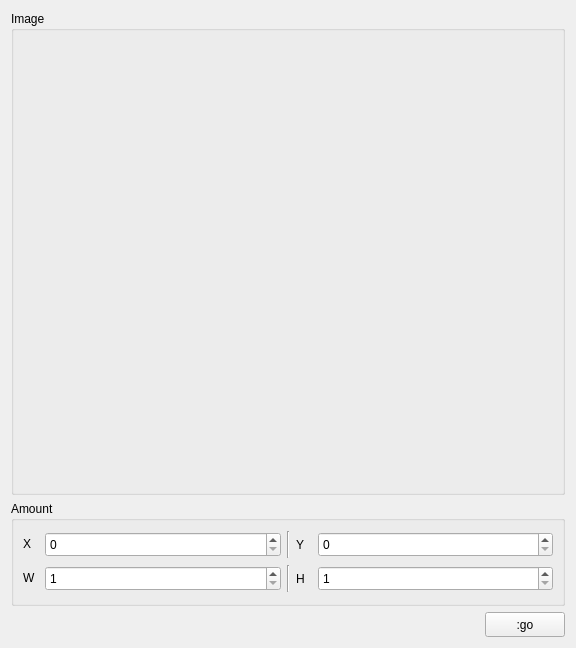
<?xml version="1.0" encoding="UTF-8"?>
<ui version="4.0">
 <class>FormCrop</class>
 <widget class="QWidget" name="FormCrop">
  <property name="geometry">
   <rect>
    <x>0</x>
    <y>0</y>
    <width>572</width>
    <height>644</height>
   </rect>
  </property>
  <property name="windowTitle">
   <string>Crop</string>
  </property>
  <layout class="QGridLayout" name="gridLayout_2">
   <item row="0" column="0" colspan="2">
    <widget class="QGroupBox" name="groupBox">
     <property name="minimumSize">
      <size>
       <width>554</width>
       <height>484</height>
      </size>
     </property>
     <property name="title">
      <string>Image</string>
     </property>
    </widget>
   </item>
   <item row="1" column="0" colspan="2">
    <widget class="QGroupBox" name="groupBox_2">
     <property name="minimumSize">
      <size>
       <width>0</width>
       <height>105</height>
      </size>
     </property>
     <property name="maximumSize">
      <size>
       <width>16777215</width>
       <height>105</height>
      </size>
     </property>
     <property name="title">
      <string>Amount</string>
     </property>
     <layout class="QGridLayout" name="gridLayout">
      <item row="0" column="0">
       <widget class="QLabel" name="label">
        <property name="minimumSize">
         <size>
          <width>0</width>
          <height>18</height>
         </size>
        </property>
        <property name="maximumSize">
         <size>
          <width>16</width>
          <height>18</height>
         </size>
        </property>
        <property name="text">
         <string>X</string>
        </property>
       </widget>
      </item>
      <item row="0" column="1">
       <widget class="QSpinBox" name="spinBoxXAmount">
        <property name="minimumSize">
         <size>
          <width>0</width>
          <height>25</height>
         </size>
        </property>
        <property name="maximumSize">
         <size>
          <width>16777215</width>
          <height>25</height>
         </size>
        </property>
        <property name="maximum">
         <number>999999999</number>
        </property>
       </widget>
      </item>
      <item row="0" column="2">
       <widget class="Line" name="line">
        <property name="minimumSize">
         <size>
          <width>0</width>
          <height>27</height>
         </size>
        </property>
        <property name="maximumSize">
         <size>
          <width>16777215</width>
          <height>27</height>
         </size>
        </property>
        <property name="orientation">
         <enum>Qt::Vertical</enum>
        </property>
       </widget>
      </item>
      <item row="0" column="3">
       <widget class="QLabel" name="label_2">
        <property name="minimumSize">
         <size>
          <width>0</width>
          <height>25</height>
         </size>
        </property>
        <property name="maximumSize">
         <size>
          <width>16</width>
          <height>25</height>
         </size>
        </property>
        <property name="text">
         <string>Y</string>
        </property>
       </widget>
      </item>
      <item row="0" column="4">
       <widget class="QSpinBox" name="spinBoxYAmount">
        <property name="minimumSize">
         <size>
          <width>0</width>
          <height>25</height>
         </size>
        </property>
        <property name="maximumSize">
         <size>
          <width>16777215</width>
          <height>25</height>
         </size>
        </property>
        <property name="maximum">
         <number>999999999</number>
        </property>
       </widget>
      </item>
      <item row="1" column="0">
       <widget class="QLabel" name="label_3">
        <property name="minimumSize">
         <size>
          <width>0</width>
          <height>18</height>
         </size>
        </property>
        <property name="maximumSize">
         <size>
          <width>16</width>
          <height>18</height>
         </size>
        </property>
        <property name="text">
         <string>W</string>
        </property>
       </widget>
      </item>
      <item row="1" column="1">
       <widget class="QSpinBox" name="spinBoxWAmount">
        <property name="minimumSize">
         <size>
          <width>0</width>
          <height>25</height>
         </size>
        </property>
        <property name="maximumSize">
         <size>
          <width>16777215</width>
          <height>25</height>
         </size>
        </property>
        <property name="minimum">
         <number>1</number>
        </property>
        <property name="maximum">
         <number>999999999</number>
        </property>
       </widget>
      </item>
      <item row="1" column="2">
       <widget class="Line" name="line_2">
        <property name="minimumSize">
         <size>
          <width>0</width>
          <height>27</height>
         </size>
        </property>
        <property name="maximumSize">
         <size>
          <width>16777215</width>
          <height>27</height>
         </size>
        </property>
        <property name="orientation">
         <enum>Qt::Vertical</enum>
        </property>
       </widget>
      </item>
      <item row="1" column="3">
       <widget class="QLabel" name="label_4">
        <property name="minimumSize">
         <size>
          <width>0</width>
          <height>25</height>
         </size>
        </property>
        <property name="maximumSize">
         <size>
          <width>16</width>
          <height>25</height>
         </size>
        </property>
        <property name="text">
         <string>H</string>
        </property>
       </widget>
      </item>
      <item row="1" column="4">
       <widget class="QSpinBox" name="spinBoxHAmount">
        <property name="minimumSize">
         <size>
          <width>0</width>
          <height>25</height>
         </size>
        </property>
        <property name="maximumSize">
         <size>
          <width>16777215</width>
          <height>25</height>
         </size>
        </property>
        <property name="minimum">
         <number>1</number>
        </property>
        <property name="maximum">
         <number>999999999</number>
        </property>
       </widget>
      </item>
     </layout>
    </widget>
   </item>
   <item row="2" column="0">
    <spacer name="horizontalSpacer">
     <property name="orientation">
      <enum>Qt::Horizontal</enum>
     </property>
     <property name="sizeHint" stdset="0">
      <size>
       <width>519</width>
       <height>20</height>
      </size>
     </property>
    </spacer>
   </item>
   <item row="2" column="1">
    <widget class="QPushButton" name="pushButtonGO">
     <property name="minimumSize">
      <size>
       <width>80</width>
       <height>25</height>
      </size>
     </property>
     <property name="maximumSize">
      <size>
       <width>80</width>
       <height>25</height>
      </size>
     </property>
     <property name="text">
      <string>:go</string>
     </property>
    </widget>
   </item>
  </layout>
 </widget>
 <resources/>
 <connections/>
</ui>
